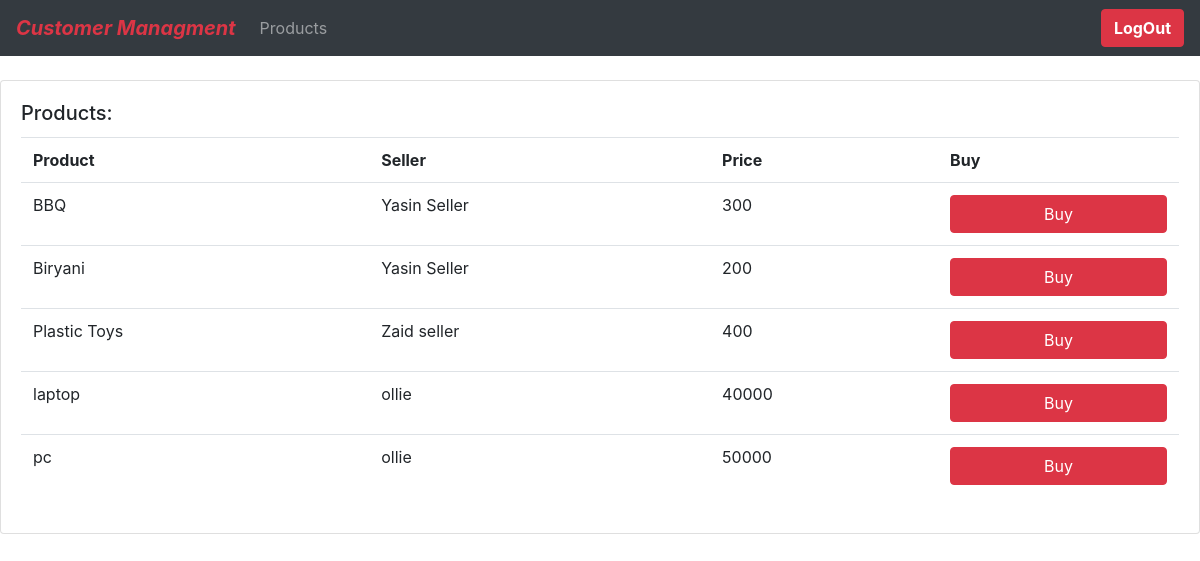
Page /products (signed in) on the earlier database version.
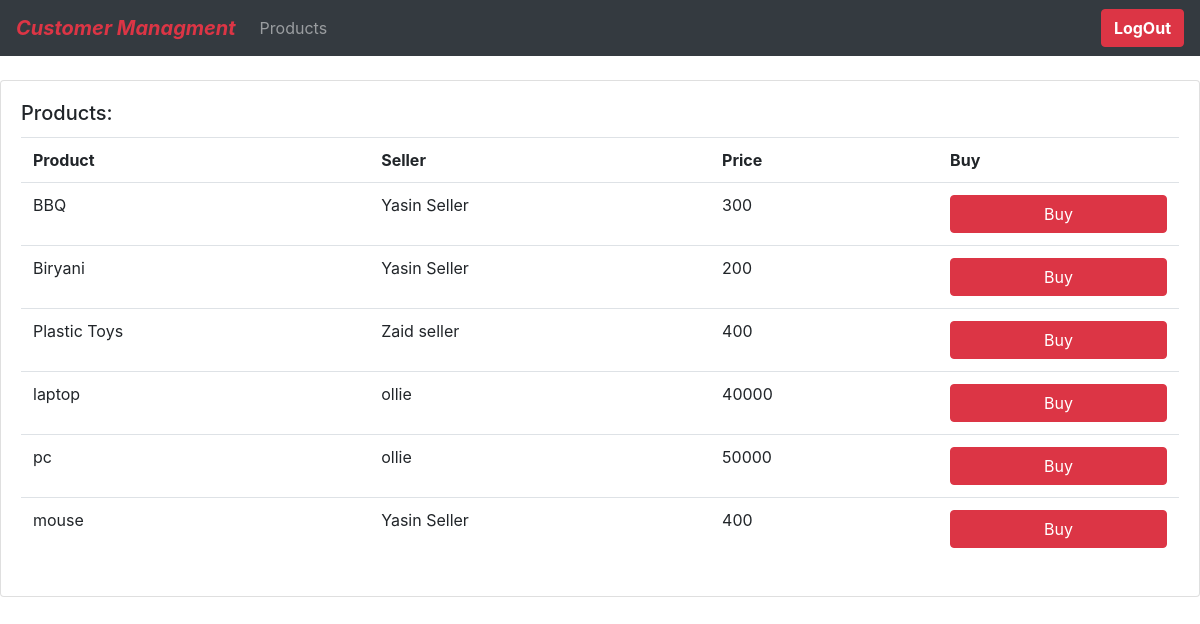
Same page on the later database version.
### product/models.py (models this page shows, shortened)
class Product(models.Model):
    seller = models.ForeignKey(Seller , on_delete=models.CASCADE)
    name = models.CharField(unique=True,max_length=200)
    description = models.CharField(max_length=200)
    price = models.IntegerField()
    created_at = models.DateTimeField(auto_now_add=True,max_length=200)
    updated_at = models.DateTimeField(auto_now=True,max_length=200)
    class Meta:
        verbose_name = 'Product'
        verbose_name_plural = 'Products'

### seller/models.py (models this page shows, shortened)
class Seller(models.Model):
    user = models.OneToOneField(User,on_delete=models.CASCADE,unique=True)
    name = models.CharField(max_length=60,null=True)
    phone = models.CharField(max_length=13,null=True)
    address = models.CharField(max_length=200 , default="address here" ,null=True)
    profile_pic = models.ImageField(null=True, default="defaultprofile.jpg" ,blank=True)
    created_at = models.DateTimeField(auto_now_add=True,max_length=200)
    updated_at = models.DateTimeField(auto_now=True,max_length=200)
    class Meta:
        verbose_name = 'Seller'
        verbose_name_plural = 'Sellers'

### Customer/views.py (the view)
# urls.py: path('products',customer_products_view ,name="customer_products"),
@login_required(login_url="signin")
@user_passes_test(is_user_customer , login_url='signin')
def customer_products_view(request):
    products = Product.objects.all()
    context = {'products':products}
    return render(request,'products.html',context)

### Customer/views.py (called while the page is built)
def is_user_customer(user):
    if user.user_type=="CUSTOMER"  and user.is_authenticated :
        return True

### static/template/products.html
{% extends 'main.html' %}
{% block content %}
<br>
<div class="row">
    <div class="col-md">
        <div class="card card-body">
            <h5 class="card-title">Products:</h5>
            <table class="table">
                <tr>
                    <th>Product</th>
                    <th>Seller</th>
                    <th>Price</th>
                    <th>Buy</th>
                </tr>
                <tr>
                {% for i in products%}
                <tr>
                    <td> {{i.name}}</td>
                    <td> {{i.seller.name}}</td>
                    <td> {{i.price}}</td>
                    <td><a class="btn btn-danger btn-block" href="{% url 'place_order' request.user.customer.id %}">Buy</a></td>
                </tr>
                {% endfor %}
                </tr>
            </table>
        </div>
    </div>
</div>
{% endblock %}

Differences in the rows shown:
added Product: name "mouse", seller.name "Yasin Seller", price "400"
